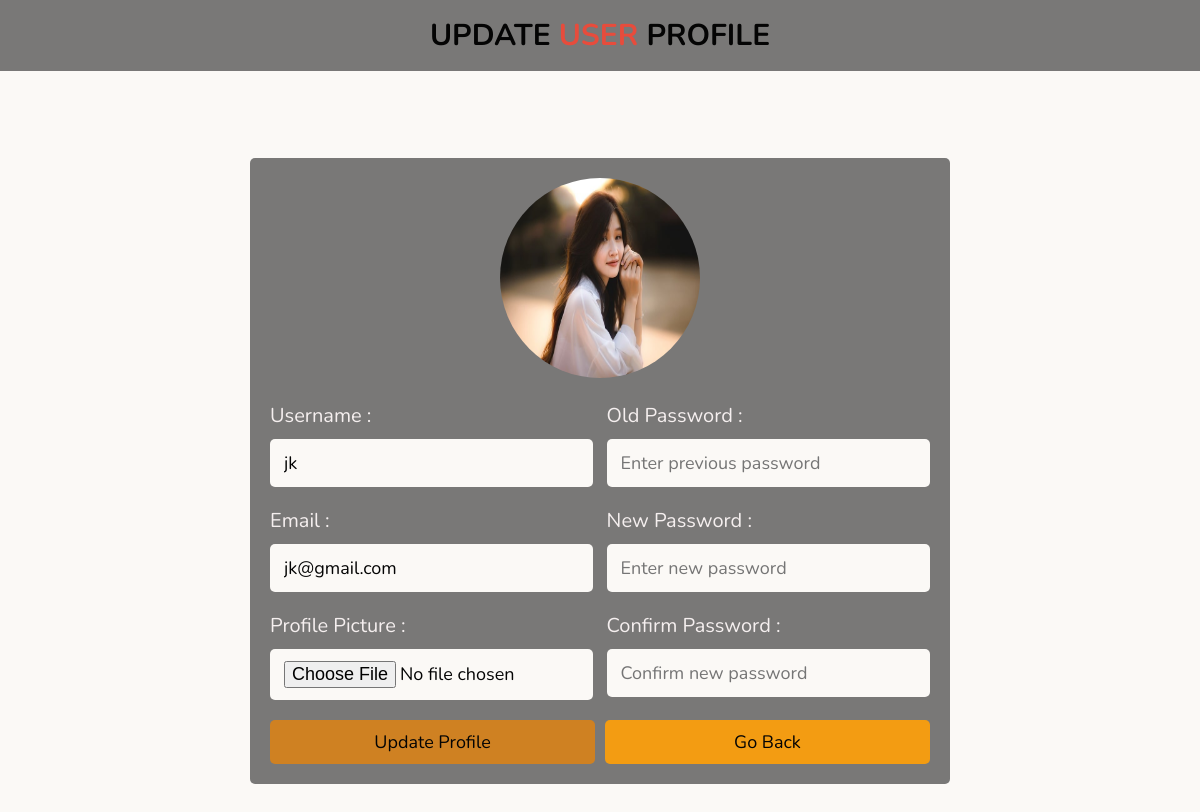
Page /admin/user_profile_update.php (signed in) on the committed database.
### tables this page shows
CREATE TABLE `user` (
  `userID` int(50) NOT NULL,
  `username` varchar(50) NOT NULL,
  `password` varchar(255) NOT NULL,
  `address` varchar(50) NOT NULL,
  `email` varchar(50) NOT NULL,
  `orders` varchar(50) NOT NULL,
  `user_type` varchar(20) NOT NULL DEFAULT 'user',
  `image` varchar(100) NOT NULL
);

### admin/user_profile_update.php (the view, shortened to what this page needs)
<?php
include 'config.php';
$user_id = $_SESSION['user_id'];
?>
<!DOCTYPE html>
<html lang="en">
<head>
   <link rel="stylesheet" href="https://cdnjs.cloudflare.com/ajax/libs/font-awesome/6.1.1/css/all.min.css">
   <link rel="stylesheet" href="css/style.css">
</head>
<body>
<h1 class="title"> Update <span>User</span> Profile </h1>
<section class="update-profile-container">
   <?php
      $select_profile = $conn->prepare("SELECT * FROM `user` WHERE userID = ?");
      $select_profile->execute([$user_id]);
      $fetch_profile = $select_profile->fetch(PDO::FETCH_ASSOC);
   ?>
   <form action="" method="post" enctype="multipart/form-data">
      <img src="uploaded_img/<?= $fetch_profile['image']; ?>" alt="">
      <div class="flex">
         <div class="inputBox">
            <span>Username : </span>
            <input type="text" name="username" required class="box" placeholder="Enter your username" value="<?= $fetch_profile['username']; ?>">
            <span>Email : </span>
            <input type="email" name="email" required class="box" placeholder="Enter your email" value="<?= $fetch_profile['email']; ?>">
            <span>Profile Picture : </span>
            <input type="file" name="image" class="box" accept="image/jpg, image/jpeg, image/png">
         </div>
         <div class="inputBox">
            <span>Old Password :</span>
            <input type="password" class="box" name="previous_pass" placeholder="Enter previous password" >
            <span>New Password :</span>
            <input type="password" class="box" name="new_pass" placeholder="Enter new password" >
            <span>Confirm Password :</span>
            <input type="password" class="box" name="confirm_pass" placeholder="Confirm new password" >
         </div>
      </div>
      <div class="flex-btn">
         <input type="submit" value="Update Profile" name="update" class="btn">
         <a href="user_page.php" class="option-btn">Go Back</a>
      </div>
   </form>
</section>
</body>
</html>

### admin/css/style.css (style rules this page uses)
:root { --blue:#cf8122; --orange:#f39c12; --red:#e74c3c; --white:#040404; --light-color:#f5efef; --black:#797877; --light-bg:#fbf9f6; }
* { font-family: 'Nunito', sans-serif; margin:0; padding:0; box-sizing: border-box; outline: none; border:none; text-decoration: none; }
html { font-size: 62.5%; overflow-x: hidden; background-color: var(--light-bg); }
.title { padding:1.5rem 1rem; text-align: center; background-color: var(--black); font-size: 3rem; text-transform: uppercase; color:var(--white); }
.title span { color:var(--red); }
.btn, .delete-btn, .option-btn { display: block; width: 100%; border-radius: .5rem; color:var(--white); font-size: 1.8rem; cursor: pointer; padding:1rem 3rem; text-transform: capitalize; text-align: center; margin-top: 1rem; }
.btn { background-color: var(--blue); }
.option-btn { background-color: var(--orange); }
.flex-btn { display: flex; flex-wrap: wrap; gap:1rem; }
.flex-btn > * { flex:1; }
.update-profile-container { display: flex; align-items: center; justify-content: center; padding:2rem; min-height: 100vh; }
.update-profile-container form { width: 70rem; border-radius: .5rem; background-color: var(--black); padding:2rem; text-align: center; }
.update-profile-container form .flex { text-align: left; display: flex; flex-wrap: wrap; justify-content: space-between; }
.update-profile-container form .flex .inputBox { width: 49%; }
.update-profile-container form img { height: 20rem; width: 20rem; border-radius: 50%; margin-bottom: 1rem; }
.update-profile-container form .flex .inputBox span { font-size: 2rem; color:var(--light-color); display: block; padding-top: 1rem; }
.update-profile-container form .flex .inputBox .box { width: 100%; padding:1.2rem 1.4rem; border-radius: .5rem; font-size: 1.8rem; color:var(--white); margin:1rem 0; background-color: var(--light-bg); }

### rows in the picture
user: image (picture), username "jk", email "jk@gmail.com"
